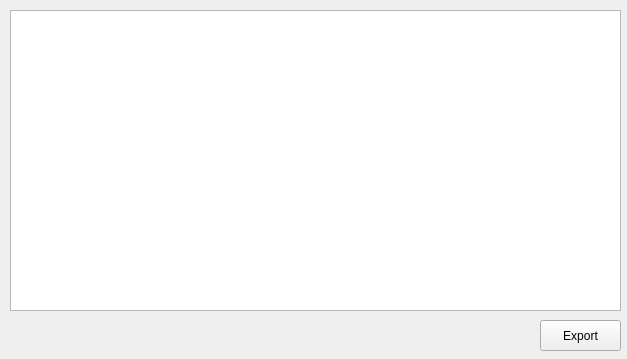
<?xml version="1.0" encoding="UTF-8"?>
<ui version="4.0">
 <class>Form</class>
 <widget class="QWidget" name="Form">
  <property name="geometry">
   <rect>
    <x>0</x>
    <y>0</y>
    <width>627</width>
    <height>359</height>
   </rect>
  </property>
  <property name="windowTitle">
   <string>코드 리뷰 항목 - 상세 내용</string>
  </property>
  <property name="windowIcon">
   <iconset>
    <normaloff>hw_main_form.png</normaloff>hw_main_form.png</iconset>
  </property>
  <widget class="QPushButton" name="pushButton_Open_4">
   <property name="geometry">
    <rect>
     <x>540</x>
     <y>320</y>
     <width>81</width>
     <height>31</height>
    </rect>
   </property>
   <property name="text">
    <string extracomment="sdfasf">Export</string>
   </property>
  </widget>
  <widget class="QTableWidget" name="tableWidget_detail">
   <property name="geometry">
    <rect>
     <x>10</x>
     <y>10</y>
     <width>611</width>
     <height>301</height>
    </rect>
   </property>
   <property name="frameShape">
    <enum>QFrame::StyledPanel</enum>
   </property>
   <property name="frameShadow">
    <enum>QFrame::Sunken</enum>
   </property>
   <property name="verticalScrollBarPolicy">
    <enum>Qt::ScrollBarAlwaysOff</enum>
   </property>
   <property name="horizontalScrollBarPolicy">
    <enum>Qt::ScrollBarAlwaysOff</enum>
   </property>
   <property name="sizeAdjustPolicy">
    <enum>QAbstractScrollArea::AdjustToContentsOnFirstShow</enum>
   </property>
   <property name="autoScroll">
    <bool>false</bool>
   </property>
   <property name="editTriggers">
    <set>QAbstractItemView::NoEditTriggers</set>
   </property>
   <property name="selectionMode">
    <enum>QAbstractItemView::SingleSelection</enum>
   </property>
   <property name="gridStyle">
    <enum>Qt::SolidLine</enum>
   </property>
   <property name="sortingEnabled">
    <bool>false</bool>
   </property>
   <attribute name="verticalHeaderVisible">
    <bool>false</bool>
   </attribute>
   <attribute name="verticalHeaderStretchLastSection">
    <bool>false</bool>
   </attribute>
  </widget>
 </widget>
 <resources/>
 <connections/>
</ui>
